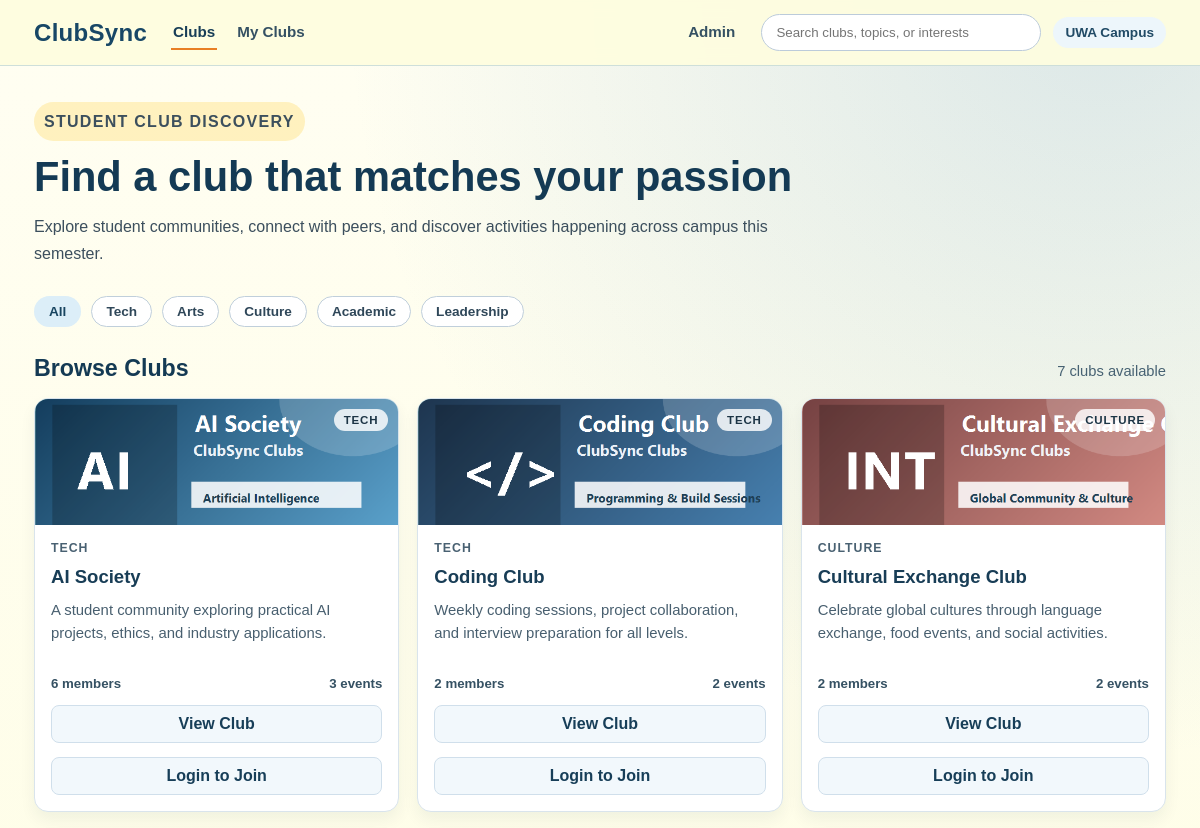
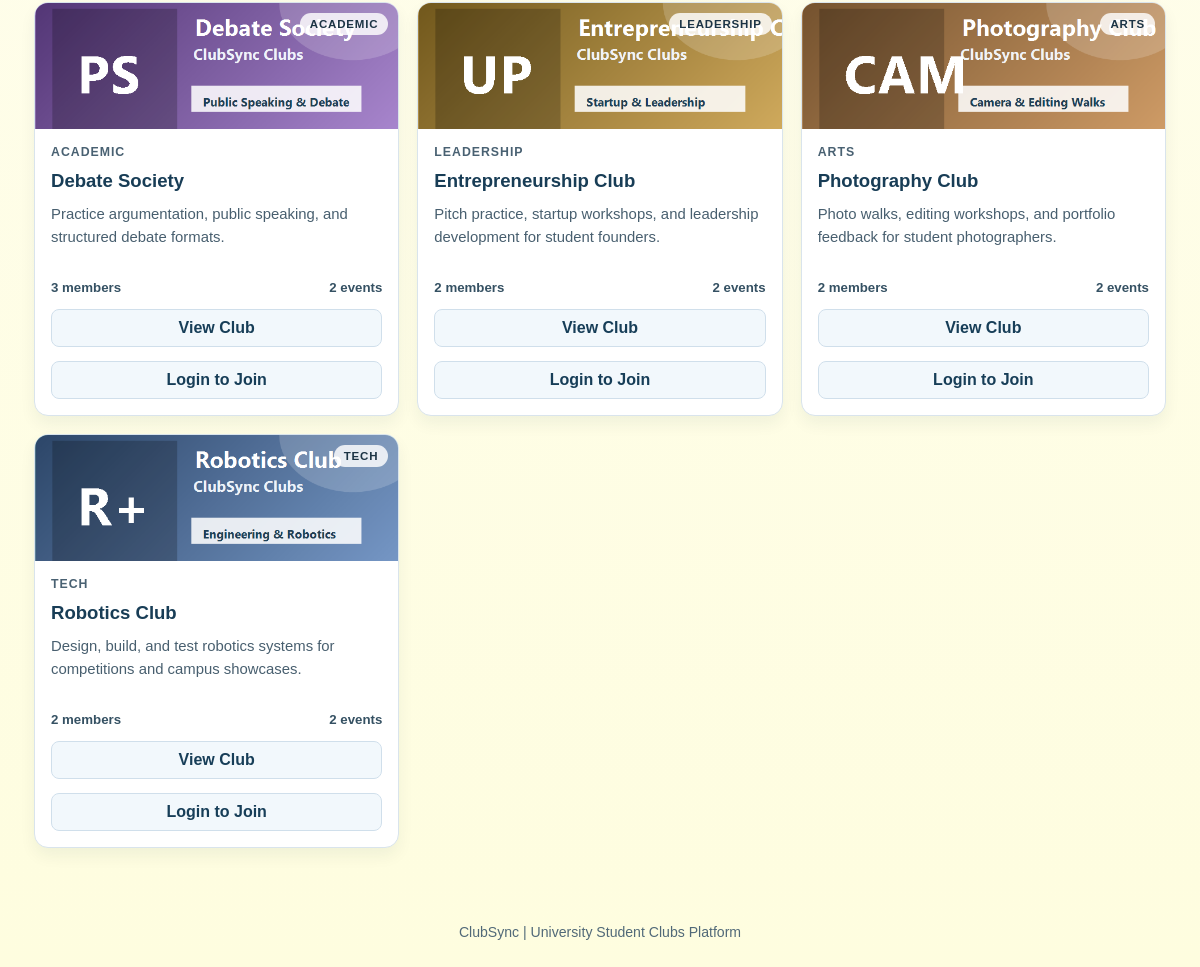
Page /clubs on the committed database (2 pictures, top to bottom).
### models/club.py (models this page shows)
class Club(db.Model):
    __tablename__ = "clubs"
    id = db.Column(db.Integer, primary_key=True)
    name = db.Column(db.String(100), nullable=False)
    description = db.Column(db.Text, nullable=False)
    category = db.Column(db.String(50), nullable=True)
    image_path = db.Column(db.String(255), nullable=True)
    events = db.relationship("Event", backref="club", cascade="all, delete")
    memberships = db.relationship("Membership", backref="club", cascade="all, delete")

### routes/clubs.py (the view)
@clubs_bp.route("/clubs")
def clubs():
    requested_category = request.args.get("category", "All", type=str).strip()
    selected_category = (
        requested_category if requested_category in CLUB_CATEGORIES else "All"
    )
    clubs_query = Club.query
    if selected_category != "All":
        clubs_query = clubs_query.filter(Club.category == selected_category)
    clubs_list = clubs_query.order_by(Club.name.asc()).all()
    current_user = _get_current_user()
    member_club_ids = _member_club_ids_for_user(current_user.id if current_user else None)
    club_summaries = []
    for club in clubs_list:
        events = sorted(club.events, key=lambda club_event: club_event.id)
        club_summaries.append(
            {
                "club": club,
                "member_count": len(club.memberships),
                "event_count": len(events),
                "is_member": club.id in member_club_ids,
            }
        )
    return render_template(
        "club_list.html",
        club_summaries=club_summaries,
        categories=CLUB_CATEGORIES,
        selected_category=selected_category,
    )

### routes/clubs.py (called while the page is built, shortened)
def _get_current_user():
    user_id = session.get("user_id")
    if not user_id:
        return None

def _member_club_ids_for_user(user_id):
    if not user_id:
        return set()
    memberships = Membership.query.filter_by(user_id=user_id).all()
    return {membership.club_id for membership in memberships}

### templates/club_list.html (shortened to what this page needs)
<!DOCTYPE html>
<html lang="en">
<head>
    <link rel="stylesheet" href="{{ url_for('static', filename='css/styles.css') }}">
    <link rel="stylesheet" href="{{ url_for('static', filename='css/alerts.css') }}">
    <link rel="stylesheet" href="{{ url_for('static', filename='css/club_list.css') }}">
</head>
<body class="clubs-page">
<header class="clubs-header">
    <div class="clubs-header-inner">
        <a class="clubs-brand" href="{{ url_for('dashboard.index') }}">ClubSync</a>
        <nav class="clubs-nav" aria-label="Primary">
            <a href="{{ url_for('clubs.clubs') }}" class="active" aria-current="page">Clubs</a>
            <a href="{{ url_for('clubs.myclubs') }}">My Clubs</a>
            <a href="/admin" class="nav-admin-link">Admin</a>
        </nav>
        <div class="clubs-header-tools">
            <div class="clubs-search" role="search">
                <input type="text" aria-label="Search clubs" placeholder="Search clubs, topics, or interests">
            </div>
            <span class="clubs-location">UWA Campus</span>
        </div>
    </div>
</header>
<main class="clubs-main">
    <section class="clubs-hero">
        <p class="clubs-kicker">Student Club Discovery</p>
        <h1>Find a club that matches your passion</h1>
        <p>
            Explore student communities, connect with peers, and discover activities happening across campus this semester.
        </p>
    </section>
    <section class="clubs-filter-row" aria-label="Club categories">
        {% for category in categories %}
            {% if category == 'All' %}
                {% set category_link = url_for('clubs.clubs') %}
            {% else %}
                {% set category_link = url_for('clubs.clubs', category=category) %}
            {% endif %}
            <a href="{{ category_link }}" class="filter-chip{% if selected_category == category %} active{% endif %}">
                {{ category }}
            </a>
        {% endfor %}
    </section>
    <section class="clubs-listing" aria-label="Club list">
        <div class="clubs-section-head">
            <h2>Browse Clubs</h2>
            <p>
                {{ club_summaries|length }} club{% if club_summaries|length != 1 %}s{% endif %}
                {% if selected_category != 'All' %}
                    in {{ selected_category }}
                {% else %}
                    available
                {% endif %}
            </p>
        </div>
        <div class="club-grid">
            {% set return_path = request.full_path if request.query_string else request.path %}
            {% set category_visual_map = {
                'Tech': 'club-visual--ai',
                'Arts': 'club-visual--photo',
                'Culture': 'club-visual--culture',
                'Academic': 'club-visual--debate',
                'Leadership': 'club-visual--entre'
            } %}
            {% if club_summaries %}
                {% for summary in club_summaries %}
                    <article class="club-card">
                        {% set category_name = summary.club.category if summary.club.category else 'Uncategorized' %}
                        <div class="club-visual {{ category_visual_map.get(summary.club.category, 'club-visual--coding') }}">
                            <img
                                class="club-visual-image"
                                src="{{ url_for('static', filename=summary.club.image_path if summary.club.image_path else 'images/clubs/default.png') }}"
                                alt="{{ summary.club.name }} image"
                                loading="lazy"
                            >
                            <span>{{ category_name }}</span>
                        </div>
                        <div class="club-card-body">
                            <p class="club-card-category">{{ category_name }}</p>
                            <h3>{{ summary.club.name }}</h3>
                            <p class="club-card-description">{{ summary.club.description }}</p>
                            <div class="club-card-meta">
                                <span>{{ summary.member_count }} member{% if summary.member_count != 1 %}s{% endif %}</span>
                                <span>{{ summary.event_count }} event{% if summary.event_count != 1 %}s{% endif %}</span>
                            </div>
                            <a href="{{ url_for('clubs.club_details', club_id=summary.club.id) }}" class="club-card-cta">View Club</a>
                            {% if session.get('user_id') %}
                                {% if summary.is_member %}
                                    <form method="POST" action="{{ url_for('clubs.leave_club', club_id=summary.club.id) }}">
                                        <input type="hidden" name="next" value="{{ return_path }}">
                                        <button type="submit" class="club-card-cta">Leave Club</button>
                                    </form>
                                {% else %}
                                    <form method="POST" action="{{ url_for('clubs.join_club', club_id=summary.club.id) }}">
                                        <input type="hidden" name="next" value="{{ return_path }}">
                                        <button type="submit" class="club-card-cta">Join Club</button>
                                    </form>
                                {% endif %}
                            {% else %}
                                <a href="{{ url_for('auth.login') }}" class="club-card-cta">Login to Join</a>
                            {% endif %}
                        </div>
                    </article>
                {% endfor %}
            {% endif %}
        </div>
    </section>
</main>
<footer class="clubs-footer">
    <p>ClubSync | University Student Clubs Platform</p>
</footer>
</body>
</html>

### static/css/styles.css (style rules this page uses)
:root { --primary: #73A5CA; --background: #FEFDDF; --accent: #FFC81E; --highlight: #E87F24; }
* { margin: 0; padding: 0; box-sizing: border-box; font-family: Arial, Helvetica, sans-serif; }
body { background-color: var(--background); }
.clubs-page { color: #22303d; min-height: 100vh; background: radial-gradient(circle at 92% 0%, rgba(115, 165, 202, 0.25), transparent 36%), linear-gradient(180deg, #fffef2 0%, var(--background) 100%); }
.clubs-header { position: sticky; top: 0; z-index: 10; background: rgba(254, 253, 223, 0.92); backdrop-filter: blur(8px); border-bottom: 1px solid rgba(115, 165, 202, 0.35); }
.clubs-header-inner { max-width: 1180px; margin: 0 auto; padding: 14px 24px; display: flex; align-items: center; gap: 24px; flex-wrap: wrap; }
.clubs-brand { font-size: 1.5rem; font-weight: 700; color: #184766; text-decoration: none; letter-spacing: 0.3px; }
.clubs-nav { display: flex; align-items: center; gap: 18px; flex: 1; }
.clubs-nav a { text-decoration: none; color: #355163; font-size: 0.95rem; font-weight: 600; padding: 8px 2px; border-bottom: 2px solid transparent; transition: color 0.2s ease, border-color 0.2s ease; }
.clubs-nav a:hover, .clubs-nav a.active, .clubs-nav a[aria-current="page"] { color: #183e57; border-color: var(--highlight); }
.clubs-nav .nav-admin-link { margin-left: auto; }
.clubs-header-tools { margin-left: auto; display: flex; align-items: center; gap: 12px; }
.clubs-search input { width: 280px; padding: 10px 14px; border-radius: 999px; border: 1px solid #bccbda; background-color: #fff; color: #23313d; }
.clubs-location { padding: 8px 12px; border-radius: 999px; background: #edf6fb; color: #214b66; font-size: 0.85rem; font-weight: 600; }
.clubs-kicker { display: inline-block; margin-bottom: 12px; background: rgba(255, 200, 30, 0.24); color: #5b3f08; font-size: 0.75rem; font-weight: 700; text-transform: uppercase; letter-spacing: 0.08em; border-radius: 999px; padding: 6px 10px; }
.club-card-category { font-size: 0.77rem; color: #496172; text-transform: uppercase; letter-spacing: 0.08em; font-weight: 700; }
.clubs-footer { margin-top: 38px; text-align: center; color: #516978; font-size: 0.88rem; padding: 18px 24px 28px; }

### rows in the picture
Club: image_path (picture), club_summaries "TECH", club_summaries "TECH", club.name "AI Society", club.description "A student community exploring practical AI projects, ethics, and industry applications."
Club: image_path (picture), club_summaries "TECH", club_summaries "TECH", club.name "Coding Club", club.description "Weekly coding sessions, project collaboration, and interview preparation for all levels."
Club: image_path (picture), club_summaries "CULTURE", club_summaries "CULTURE", club.name "Cultural Exchange Club", club.description "Celebrate global cultures through language exchange, food events, and social activities."
Club: image_path (picture), club_summaries "ACADEMIC", club_summaries "ACADEMIC", club.name "Debate Society", club.description "Practice argumentation, public speaking, and structured debate formats."
Club: image_path (picture), club_summaries "LEADERSHIP", club_summaries "LEADERSHIP", club.name "Entrepreneurship Club", club.description "Pitch practice, startup workshops, and leadership development for student founders."
Club: image_path (picture), club_summaries "ARTS", club_summaries "ARTS", club.name "Photography Club", club.description "Photo walks, editing workshops, and portfolio feedback for student photographers."
Club: image_path (picture), club_summaries "TECH", club_summaries "TECH", club.name "Robotics Club", club.description "Design, build, and test robotics systems for competitions and campus showcases."

### other values in the picture
{{ category }} "All" "Tech" "Arts" "Culture" "Academic" "Leadership"
{{ club_summaries|length }} "7"
{{ summary.member_count }} "6" "2" "2" "3" "2" "2" "2"
{{ summary.event_count }} "3" "2" "2" "2" "2" "2" "2"
